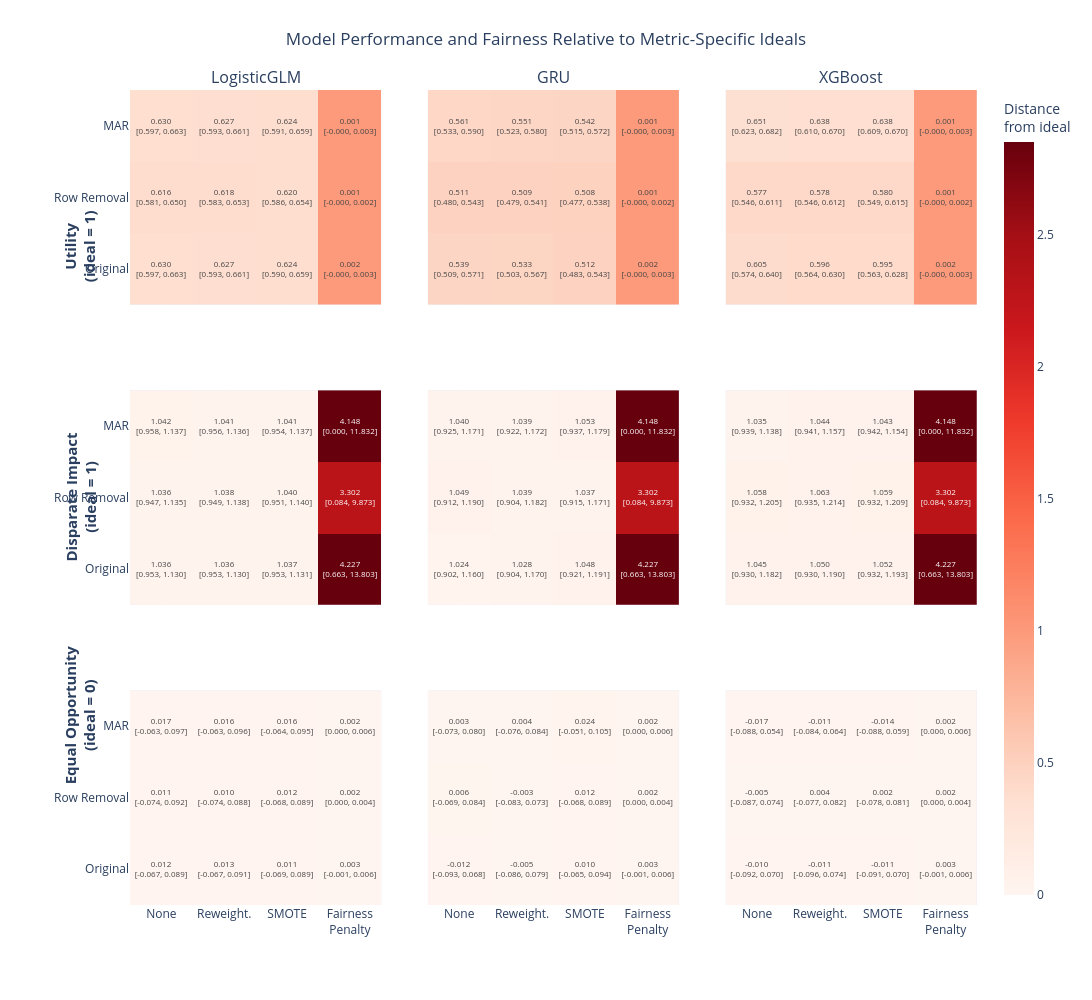

The cell this chart's notebook holds for it:
### Code cell
# -----------------------------
# Figure 1: Distance from Ideal Heatmap
# -----------------------------
fig = make_subplots(
    rows=3,
    cols=3,
    subplot_titles=models,
    horizontal_spacing=0.055,
    vertical_spacing=0.105
)

# Choose a robust shared upper limit so extreme DI values do not dominate everything
distance_cap = np.nanpercentile(df_metric_summary["distance"], 95)
distance_cap = max(distance_cap, 0.05)

for row_i, metric_name in enumerate(metrics.keys(), start=1):
    df_metric = df_metric_summary[df_metric_summary["metric"] == metric_name]

    for col_i, model_name in enumerate(models, start=1):
        df_model = df_metric[df_metric["model"] == model_name]

        pivot_distance = df_model.pivot_table(
            index="perturbation",
            columns="mitigation",
            values="distance",
            aggfunc="first",
            observed=False
        ).reindex(index=perturbation_order, columns=mitigation_order)

        pivot_mean = df_model.pivot_table(
            index="perturbation",
            columns="mitigation",
            values="mean",
            aggfunc="first",
            observed=False
        ).reindex(index=perturbation_order, columns=mitigation_order)

        pivot_lower = df_model.pivot_table(
            index="perturbation",
            columns="mitigation",
            values="lower",
            aggfunc="first",
            observed=False
        ).reindex(index=perturbation_order, columns=mitigation_order)

        pivot_upper = df_model.pivot_table(
            index="perturbation",
            columns="mitigation",
            values="upper",
            aggfunc="first",
            observed=False
        ).reindex(index=perturbation_order, columns=mitigation_order)

        text = pivot_mean.copy().astype(object)

        for r in pivot_mean.index:
            for c in pivot_mean.columns:
                mean = pivot_mean.loc[r, c]
                lower = pivot_lower.loc[r, c]
                upper = pivot_upper.loc[r, c]

                if pd.isna(mean):
                    text.loc[r, c] = ""
                else:
                    text.loc[r, c] = f"{mean:.3f}<br>[{lower:.3f}, {upper:.3f}]"

        fig.add_trace(
            go.Heatmap(
                z=np.clip(pivot_distance.values, 0, distance_cap),
                x=mitigation_order,
                y=perturbation_order,
                coloraxis="coloraxis",
                text=text.values,
                texttemplate="%{text}",
                textfont=dict(size=8),
                hovertemplate=(
                    "Dataset: %{y}<br>"
                    "Mitigation: %{x}<br>"
                    f"{metric_name}: %{{text}}<br>"
                    "Distance from ideal: %{z:.3f}<extra></extra>"
                )
            ),
            row=row_i,
            col=col_i
        )

fig.update_layout(
    coloraxis=dict(
        colorscale="Reds",
        cmin=0,
        cmax=distance_cap,
        colorbar=dict(
            title="Distance<br>from ideal"
        )
    ),
    height=1000,
    width=1350,
    margin=dict(l=130, r=100, t=90, b=95),
    title=dict(
        text="Model Performance and Fairness Relative to Metric-Specific Ideals",
        x=0.5,
        xanchor="center"
    )
)

# Row labels with ideals
row_labels = [
    "Utility<br>(ideal = 1)",
    "Disparate Impact<br>(ideal = 1)",
    "Equal Opportunity<br>(ideal = 0)"
]

row_y = [0.855, 0.500, 0.145]

for label, y in zip(row_labels, row_y):
    fig.add_annotation(
        text=f"<b>{label}</b>",
        xref="paper",
        yref="paper",
        x=-0.085,
        y=y,
        showarrow=False,
        textangle=-90,
        font=dict(size=15)
    )

# Hide repeated x labels except bottom row
for row in [1, 2]:
    for col in [1, 2, 3]:
        fig.update_xaxes(showticklabels=False, row=row, col=col)

# Show shortened x labels on bottom row only
for col in [1, 2, 3]:
    fig.update_xaxes(
        tickmode="array",
        tickvals=mitigation_order,
        ticktext=mitigation_short,
        tickangle=0,
        row=3,
        col=col
    )

# Hide repeated y labels except first column
for row in [1, 2, 3]:
    for col in [2, 3]:
        fig.update_yaxes(showticklabels=False, row=row, col=col)

fname = "figure_1_distance_from_ideal_heatmap_CI.png"

try:
    fig.write_image(str(FIGURES_DIR / fname), scale=2, width=1350, height=1000)
    print(f"✓ Saved: {FIGURES_DIR / fname}")
except Exception as e:
    print(f"⚠ Could not save {fname}: {e}")

fig.show()

### Figure 1 — Plotly figure (JSON) as saved in the notebook; plotly's stock layout.template omitted (floating-point values rounded to 4 significant figures)
{"data": [{"coloraxis": "coloraxis", "hovertemplate": "Dataset: %{y}<br>Mitigation: %{x}<br>Utility: %{text}<br>Distance from ideal: %{z:.3f}<extra></extra>", "text": [["0.630<br>[0.597, 0.663]", "0.627<br>[0.593, 0.661]", "0.624<br>[0.590, 0.659]", "0.002<br>[-0.000, 0.003]"], ["0.616<br>[0.581, 0.650]", "0.618<br>[0.583, 0.653]", "0.620<br>[0.586, 0.654]", "0.001<br>[-0.000, 0.002]"], ["0.630<br>[0.597, 0.663]", "0.627<br>[0.593, 0.661]", "0.624<br>[0.591, 0.659]", "0.001<br>[-0.000, 0.003]"]], "textfont": {"size": 8}, "texttemplate": "%{text}", "type": "heatmap", "x": ["None", "Reweighting", "SMOTE", "Fairness Penalty"], "xaxis": "x", "y": ["Original", "Row Removal", "MAR"], "yaxis": "y", "z": [[0.3704, 0.3727, 0.3757, 0.9985], [0.3838, 0.3821, 0.38, 0.9991], [0.3705, 0.3734, 0.3759, 0.999]]}, {"coloraxis": "coloraxis", "hovertemplate": "Dataset: %{y}<br>Mitigation: %{x}<br>Utility: %{text}<br>Distance from ideal: %{z:.3f}<extra></extra>", "text": [["0.539<br>[0.509, 0.571]", "0.533<br>[0.503, 0.567]", "0.512<br>[0.483, 0.543]", "0.002<br>[-0.000, 0.003]"], ["0.511<br>[0.480, 0.543]", "0.509<br>[0.479, 0.541]", "0.508<br>[0.477, 0.538]", "0.001<br>[-0.000, 0.002]"], ["0.561<br>[0.533, 0.590]", "0.551<br>[0.523, 0.580]", "0.542<br>[0.515, 0.572]", "0.001<br>[-0.000, 0.003]"]], "textfont": {"size": 8}, "texttemplate": "%{text}", "type": "heatmap", "x": ["None", "Reweighting", "SMOTE", "Fairness Penalty"], "xaxis": "x2", "y": ["Original", "Row Removal", "MAR"], "yaxis": "y2", "z": [[0.4611, 0.4672, 0.4883, 0.9985], [0.489, 0.4909, 0.4923, 0.9991], [0.4394, 0.4491, 0.458, 0.999]]}, {"coloraxis": "coloraxis", "hovertemplate": "Dataset: %{y}<br>Mitigation: %{x}<br>Utility: %{text}<br>Distance from ideal: %{z:.3f}<extra></extra>", "text": [["0.605<br>[0.574, 0.640]", "0.596<br>[0.564, 0.630]", "0.595<br>[0.563, 0.628]", "0.002<br>[-0.000, 0.003]"], ["0.577<br>[0.546, 0.611]", "0.578<br>[0.546, 0.612]", "0.580<br>[0.549, 0.615]", "0.001<br>[-0.000, 0.002]"], ["0.651<br>[0.623, 0.682]", "0.638<br>[0.610, 0.670]", "0.638<br>[0.609, 0.670]", "0.001<br>[-0.000, 0.003]"]], "textfont": {"size": 8}, "texttemplate": "%{text}", "type": "heatmap", "x": ["None", "Reweighting", "SMOTE", "Fairness Penalty"], "xaxis": "x3", "y": ["Original", "Row Removal", "MAR"], "yaxis": "y3", "z": [[0.3947, 0.404, 0.4046, 0.9985], [0.4226, 0.4224, 0.4198, 0.9991], [0.349, 0.3619, 0.3624, 0.999]]}, {"coloraxis": "coloraxis", "hovertemplate": "Dataset: %{y}<br>Mitigation: %{x}<br>Disparate Impact: %{text}<br>Distance from ideal: %{z:.3f}<extra></extra>", "text": [["1.036<br>[0.953, 1.130]", "1.036<br>[0.953, 1.130]", "1.037<br>[0.953, 1.131]", "4.227<br>[0.663, 13.803]"], ["1.036<br>[0.947, 1.135]", "1.038<br>[0.949, 1.138]", "1.040<br>[0.951, 1.140]", "3.302<br>[0.084, 9.873]"], ["1.042<br>[0.958, 1.137]", "1.041<br>[0.956, 1.136]", "1.041<br>[0.954, 1.137]", "4.148<br>[0.000, 11.832]"]], "textfont": {"size": 8}, "texttemplate": "%{text}", "type": "heatmap", "x": ["None", "Reweighting", "SMOTE", "Fairness Penalty"], "xaxis": "x4", "y": ["Original", "Row Removal", "MAR"], "yaxis": "y4", "z": [[0.03605, 0.03587, 0.03693, 2.852], [0.03617, 0.03751, 0.03975, 2.302], [0.0423, 0.04131, 0.04109, 2.852]]}, {"coloraxis": "coloraxis", "hovertemplate": "Dataset: %{y}<br>Mitigation: %{x}<br>Disparate Impact: %{text}<br>Distance from ideal: %{z:.3f}<extra></extra>", "text": [["1.024<br>[0.902, 1.160]", "1.028<br>[0.904, 1.170]", "1.048<br>[0.921, 1.191]", "4.227<br>[0.663, 13.803]"], ["1.049<br>[0.912, 1.190]", "1.039<br>[0.904, 1.182]", "1.037<br>[0.915, 1.171]", "3.302<br>[0.084, 9.873]"], ["1.040<br>[0.925, 1.171]", "1.039<br>[0.922, 1.172]", "1.053<br>[0.937, 1.179]", "4.148<br>[0.000, 11.832]"]], "textfont": {"size": 8}, "texttemplate": "%{text}", "type": "heatmap", "x": ["None", "Reweighting", "SMOTE", "Fairness Penalty"], "xaxis": "x5", "y": ["Original", "Row Removal", "MAR"], "yaxis": "y5", "z": [[0.02448, 0.0283, 0.04768, 2.852], [0.04924, 0.03883, 0.03745, 2.302], [0.03959, 0.03908, 0.05272, 2.852]]}, {"coloraxis": "coloraxis", "hovertemplate": "Dataset: %{y}<br>Mitigation: %{x}<br>Disparate Impact: %{text}<br>Distance from ideal: %{z:.3f}<extra></extra>", "text": [["1.045<br>[0.930, 1.182]", "1.050<br>[0.930, 1.190]", "1.052<br>[0.932, 1.193]", "4.227<br>[0.663, 13.803]"], ["1.058<br>[0.932, 1.205]", "1.063<br>[0.935, 1.214]", "1.059<br>[0.932, 1.209]", "3.302<br>[0.084, 9.873]"], ["1.035<br>[0.939, 1.138]", "1.044<br>[0.941, 1.157]", "1.043<br>[0.942, 1.154]", "4.148<br>[0.000, 11.832]"]], "textfont": {"size": 8}, "texttemplate": "%{text}", "type": "heatmap", "x": ["None", "Reweighting", "SMOTE", "Fairness Penalty"], "xaxis": "x6", "y": ["Original", "Row Removal", "MAR"], "yaxis": "y6", "z": [[0.04535, 0.04952, 0.05247, 2.852], [0.05769, 0.06308, 0.0592, 2.302], [0.03502, 0.04439, 0.04314, 2.852]]}, {"coloraxis": "coloraxis", "hovertemplate": "Dataset: %{y}<br>Mitigation: %{x}<br>Equal Opportunity: %{text}<br>Distance from ideal: %{z:.3f}<extra></extra>", "text": [["0.012<br>[-0.067, 0.089]", "0.013<br>[-0.067, 0.091]", "0.011<br>[-0.069, 0.089]", "0.003<br>[-0.001, 0.006]"], ["0.011<br>[-0.074, 0.092]", "0.010<br>[-0.074, 0.088]", "0.012<br>[-0.068, 0.089]", "0.002<br>[0.000, 0.004]"], ["0.017<br>[-0.063, 0.097]", "0.016<br>[-0.063, 0.096]", "0.016<br>[-0.064, 0.095]", "0.002<br>[0.000, 0.006]"]], "textfont": {"size": 8}, "texttemplate": "%{text}", "type": "heatmap", "x": ["None", "Reweighting", "SMOTE", "Fairness Penalty"], "xaxis": "x7", "y": ["Original", "Row Removal", "MAR"], "yaxis": "y7", "z": [[0.0119, 0.01269, 0.01112, 0.002519], [0.01098, 0.009713, 0.01203, 0.001537], [0.0173, 0.01636, 0.01561, 0.001904]]}, {"coloraxis": "coloraxis", "hovertemplate": "Dataset: %{y}<br>Mitigation: %{x}<br>Equal Opportunity: %{text}<br>Distance from ideal: %{z:.3f}<extra></extra>", "text": [["-0.012<br>[-0.093, 0.068]", "-0.005<br>[-0.086, 0.079]", "0.010<br>[-0.065, 0.094]", "0.003<br>[-0.001, 0.006]"], ["0.006<br>[-0.069, 0.084]", "-0.003<br>[-0.083, 0.073]", "0.012<br>[-0.068, 0.089]", "0.002<br>[0.000, 0.004]"], ["0.003<br>[-0.073, 0.080]", "0.004<br>[-0.076, 0.084]", "0.024<br>[-0.051, 0.105]", "0.002<br>[0.000, 0.006]"]], "textfont": {"size": 8}, "texttemplate": "%{text}", "type": "heatmap", "x": ["None", "Reweighting", "SMOTE", "Fairness Penalty"], "xaxis": "x8", "y": ["Original", "Row Removal", "MAR"], "yaxis": "y8", "z": [[0.0123, 0.004854, 0.01013, 0.002519], [0.005994, 0.003368, 0.01186, 0.001537], [0.003402, 0.003987, 0.02384, 0.001904]]}, {"coloraxis": "coloraxis", "hovertemplate": "Dataset: %{y}<br>Mitigation: %{x}<br>Equal Opportunity: %{text}<br>Distance from ideal: %{z:.3f}<extra></extra>", "text": [["-0.010<br>[-0.092, 0.070]", "-0.011<br>[-0.096, 0.074]", "-0.011<br>[-0.091, 0.070]", "0.003<br>[-0.001, 0.006]"], ["-0.005<br>[-0.087, 0.074]", "0.004<br>[-0.077, 0.082]", "0.002<br>[-0.078, 0.081]", "0.002<br>[0.000, 0.004]"], ["-0.017<br>[-0.088, 0.054]", "-0.011<br>[-0.084, 0.064]", "-0.014<br>[-0.088, 0.059]", "0.002<br>[0.000, 0.006]"]], "textfont": {"size": 8}, "texttemplate": "%{text}", "type": "heatmap", "x": ["None", "Reweighting", "SMOTE", "Fairness Penalty"], "xaxis": "x9", "y": ["Original", "Row Removal", "MAR"], "yaxis": "y9", "z": [[0.01038, 0.01078, 0.01058, 0.002519], [0.005242, 0.003791, 0.002213, 0.001537], [0.01748, 0.01109, 0.01417, 0.001904]]}], "layout": {"annotations": [{"font": {"size": 16}, "showarrow": false, "text": "LogisticGLM", "x": 0.1483, "xanchor": "center", "xref": "paper", "y": 1, "yanchor": "bottom", "yref": "paper"}, {"font": {"size": 16}, "showarrow": false, "text": "GRU", "x": 0.5, "xanchor": "center", "xref": "paper", "y": 1, "yanchor": "bottom", "yref": "paper"}, {"font": {"size": 16}, "showarrow": false, "text": "XGBoost", "x": 0.8517, "xanchor": "center", "xref": "paper", "y": 1, "yanchor": "bottom", "yref": "paper"}, {"font": {"size": 15}, "showarrow": false, "text": "<b>Utility<br>(ideal = 1)</b>", "textangle": -90, "x": -0.085, "xref": "paper", "y": 0.855, "yref": "paper"}, {"font": {"size": 15}, "showarrow": false, "text": "<b>Disparate Impact<br>(ideal = 1)</b>", "textangle": -90, "x": -0.085, "xref": "paper", "y": 0.5, "yref": "paper"}, {"font": {"size": 15}, "showarrow": false, "text": "<b>Equal Opportunity<br>(ideal = 0)</b>", "textangle": -90, "x": -0.085, "xref": "paper", "y": 0.145, "yref": "paper"}], "coloraxis": {"cmax": 2.852, "cmin": 0, "colorbar": {"title": {"text": "Distance<br>from ideal"}}, "colorscale": [[0, "rgb(255,245,240)"], [0.125, "rgb(254,224,210)"], [0.25, "rgb(252,187,161)"], [0.375, "rgb(252,146,114)"], [0.5, "rgb(251,106,74)"], [0.625, "rgb(239,59,44)"], [0.75, "rgb(203,24,29)"], [0.875, "rgb(165,15,21)"], [1, "rgb(103,0,13)"]]}, "height": 1000, "margin": {"b": 95, "l": 130, "r": 100, "t": 90}, "title": {"text": "Model Performance and Fairness Relative to Metric-Specific Ideals", "x": 0.5, "xanchor": "center"}, "width": 1350, "xaxis": {"anchor": "y", "domain": [0, 0.2967], "showticklabels": false}, "xaxis2": {"anchor": "y2", "domain": [0.3517, 0.6483], "showticklabels": false}, "xaxis3": {"anchor": "y3", "domain": [0.7033, 1], "showticklabels": false}, "xaxis4": {"anchor": "y4", "domain": [0, 0.2967], "showticklabels": false}, "xaxis5": {"anchor": "y5", "domain": [0.3517, 0.6483], "showticklabels": false}, "xaxis6": {"anchor": "y6", "domain": [0.7033, 1], "showticklabels": false}, "xaxis7": {"anchor": "y7", "domain": [0, 0.2967], "tickangle": 0, "tickmode": "array", "ticktext": ["None", "Reweight.", "SMOTE", "Fairness<br>Penalty"], "tickvals": ["None", "Reweighting", "SMOTE", "Fairness Penalty"]}, "xaxis8": {"anchor": "y8", "domain": [0.3517, 0.6483], "tickangle": 0, "tickmode": "array", "ticktext": ["None", "Reweight.", "SMOTE", "Fairness<br>Penalty"], "tickvals": ["None", "Reweighting", "SMOTE", "Fairness Penalty"]}, "xaxis9": {"anchor": "y9", "domain": [0.7033, 1], "tickangle": 0, "tickmode": "array", "ticktext": ["None", "Reweight.", "SMOTE", "Fairness<br>Penalty"], "tickvals": ["None", "Reweighting", "SMOTE", "Fairness Penalty"]}, "yaxis": {"anchor": "x", "domain": [0.7367, 1]}, "yaxis2": {"anchor": "x2", "domain": [0.7367, 1], "showticklabels": false}, "yaxis3": {"anchor": "x3", "domain": [0.7367, 1], "showticklabels": false}, "yaxis4": {"anchor": "x4", "domain": [0.3683, 0.6317]}, "yaxis5": {"anchor": "x5", "domain": [0.3683, 0.6317], "showticklabels": false}, "yaxis6": {"anchor": "x6", "domain": [0.3683, 0.6317], "showticklabels": false}, "yaxis7": {"anchor": "x7", "domain": [0, 0.2633]}, "yaxis8": {"anchor": "x8", "domain": [0, 0.2633], "showticklabels": false}, "yaxis9": {"anchor": "x9", "domain": [0, 0.2633], "showticklabels": false}}}
